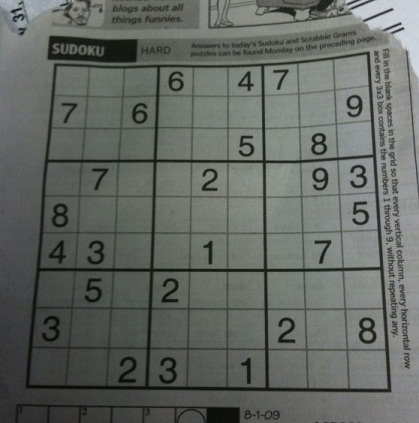
//> input picture ye.jpg, 419 x 423 px
$ ./main   (built with g++ and OpenCV 4)
//> lines starting //> are read from the running program, lines starting //| are printed output that depends on the picture; after the words box and inside, x2 and y2 are one past the last pixel; in counts of white or black regions, pixels touching at a corner belong together; pictures that were not available may be replaced by others from this repository, and a replacement may not be noted
#include "opencv2/imgproc/imgproc.hpp"
//#include "opencv2/imgcodecs.hpp"
#include "opencv2/highgui/highgui.hpp"
#include "opencv2/core/core_c.h"
#include "opencv2/core/core.hpp"
#include "opencv2/flann/miniflann.hpp"
#include "opencv2/imgproc/imgproc_c.h"
#include "opencv2/imgproc/imgproc.hpp"
#include "opencv2/video/video.hpp"
#include "opencv2/features2d/features2d.hpp"
#include "opencv2/objdetect/objdetect.hpp"
#include "opencv2/calib3d/calib3d.hpp"
#include "opencv2/ml/ml.hpp"
#include "opencv2/highgui/highgui_c.h"
#include "opencv2/highgui/highgui.hpp"

#include <stdlib.h>
#include <stdio.h>
#include "iostream"
#include "dirent.h"
using namespace cv;
using namespace std;

#include <stdio.h>

// UNASSIGNED is used for empty cells in sudoku
#define UNASSIGNED 0

// N is used for size of Sudoku grid. Size will be NxN
#define N 9


bool FindUnassignedLocation(int grid[N][N], int &row, int &col);

// Checks whether it will be legal to assign num to the given row,col
bool isSafe(int grid[N][N], int row, int col, int num);

//method for solving
bool SolveSudoku(int grid[N][N])
{
    int row, col;

    // If there is no unassigned location,sudoku is solved
    if (!FindUnassignedLocation(grid, row, col))
        return true;

    // numbers 1 to 9 will be tested
    for (int num = 1; num <= 9; num++)
    {

        if (isSafe(grid, row, col, num))
        {
            // make first possible legal  assignment
            grid[row][col] = num;


            if (SolveSudoku(grid))
                return true;


            grid[row][col] = UNASSIGNED;
        }
    }
    return false; // // this triggers backtracking.If no number satisfies the square this means we went wrong and it starts going back.
    // Though a genuine problem is if some num is wrong somewhere it starts filling the peviously filled square bby starting off with 1 again.Think!!!
}


bool FindUnassignedLocation(int grid[N][N], int &row, int &col)//here i have used call y ref s

{
    for (row = 0; row < N; row++)
        for (col = 0; col < N; col++)
            if (grid[row][col] == UNASSIGNED)
                return true;
    return false;
}

//checks whether the entry is in some row or column
bool UsedInRow(int grid[N][N], int row, int num)
{
    for (int col = 0; col < N; col++)
        if (grid[row][col] == num)
            return true;
    return false;
}


bool UsedInCol(int grid[N][N], int col, int num)
{
    for (int row = 0; row < N; row++)
        if (grid[row][col] == num)
            return true;
    return false;
}


bool UsedInBox(int grid[N][N], int boxStartRow, int boxStartCol, int num)
{
    for (int row = 0; row < 3; row++)
        for (int col = 0; col < 3; col++)
            if (grid[row+boxStartRow][col+boxStartCol] == num)
                return true;
    return false;
}
// whether it will be legal to assign num

bool isSafe(int grid[N][N], int row, int col, int num)
{
    /* Check if 'num' is not already placed in current row,
     current column and current 3x3 box */
    return !UsedInRow(grid, row, num) &&
    !UsedInCol(grid, col, num) &&
    !UsedInBox(grid, row - row%3 , col - col%3, num);
}


void printGrid(int grid[N][N])
{
    for (int row = 0; row < N; row++)
    {
        for (int col = 0; col < N; col++)
            printf("%2d", grid[row][col]);
        printf("\n");
    }
}


int main( int argc, char** argv )
{
    // Read original image
    Mat src = imread("ye.jpg",CV_LOAD_IMAGE_UNCHANGED);
//> src is the input picture: 423 rows x 419 cols, CV_8UC3; mean B, G, R 98.9, 103.6, 99.4

    // [121 lines of commented-out code are left out]

    Mat mat = imread("sudokuPart.jpg");
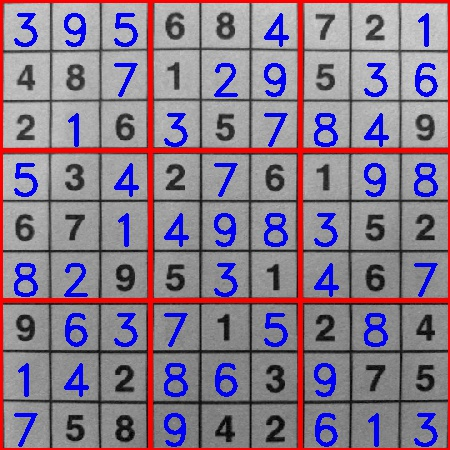
//> input picture sudoku2SOLVED.jpg, 450 x 450 px, given in place of sudokuPart.jpg, which was not available
//> mat is the input picture: 450 rows x 450 cols, CV_8UC3; mean B, G, R 138.4, 121.5, 137.2


    imshow("sudoku part",mat);

    Mat ch; Mat thresholded31;

    cvtColor(mat,ch,CV_BGR2GRAY);

    GaussianBlur(ch, ch, Size(11, 11), 0, 0);

    adaptiveThreshold(ch, thresholded31, 255, ADAPTIVE_THRESH_MEAN_C, THRESH_BINARY, 5, 2);
//> thresholded31: 450 rows x 450 cols, CV_8UC1; 70.6% white; 96 black regions (7 under 20 px), largest, box (x1, y1, x2, y2) and area: (0, 0, 450, 450) 35005, (264, 213, 288, 247) 430, (314, 113, 338, 147) 427
    bitwise_not(thresholded31, thresholded31);

    Mat kernel = (Mat_<uchar>(3,3) << 0,1,0,1,1,1,0,1,0);
    dilate(thresholded31, thresholded31, kernel,Point(-1,-1),1);
//> thresholded31: 450 rows x 450 cols, CV_8UC1; 41.6% white; 77 white regions (3 under 20 px), largest, box (x1, y1, x2, y2) and area: (0, 0, 450, 450) 53842, (263, 212, 289, 248) 597, (313, 112, 339, 148) 593

    erode(thresholded31,thresholded31,2);

    int p2=0;int p3=0;

    while(p3<450)
    {
        for( int i=p3;i<p3+10;i++)
        {
            for(int j=0;j<450;j++)
            {
                thresholded31.at<uchar>(j,i)=0;

            }
        }
        p3=p3+50;
    }
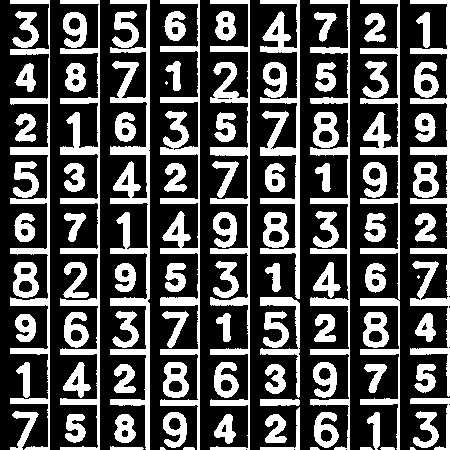
//> thresholded31: 450 rows x 450 cols, CV_8UC1; 32.6% white; 92 white regions (4 under 20 px), largest, box (x1, y1, x2, y2) and area: (110, 0, 150, 450) 4909, (160, 0, 200, 450) 4100, (210, 0, 250, 450) 3727
//> after the loop, p3 = 450

    while(p2<450)
    {
        for( int i=0;i<450;i++)
        {
            for(int j=p2;j<p2+10;j++)
            {
                thresholded31.at<uchar>(j,i)=0;

            }
        }
        p2=p2+50;
    }
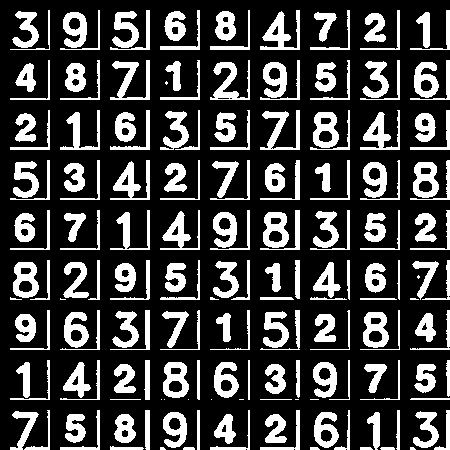
//> thresholded31: 450 rows x 450 cols, CV_8UC1; 24.9% white; 179 white regions (15 under 20 px), largest, box (x1, y1, x2, y2) and area: (260, 10, 300, 50) 697, (110, 160, 150, 200) 666, (360, 110, 400, 150) 649
//> after the loop, p2 = 450

    for(int i=440;i<450;i++)
    {
        for(int j=0;j<450;j++)
        {
            thresholded31.at<uchar>(j,i)=0;
        }
    }
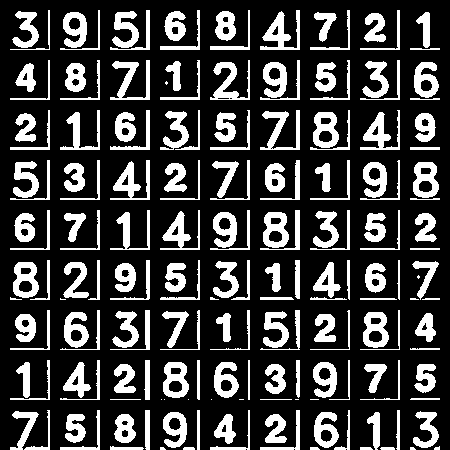
//> thresholded31: 450 rows x 450 cols, CV_8UC1; 24.2% white; 178 white regions (16 under 20 px), largest, box (x1, y1, x2, y2) and area: (260, 10, 300, 50) 697, (110, 160, 150, 200) 666, (360, 110, 400, 150) 649

    for(int i=0;i<450;i++)
    {
        for(int j=440;j<450;j++)
        {
            thresholded31.at<uchar>(j,i)=0;
        }
    }
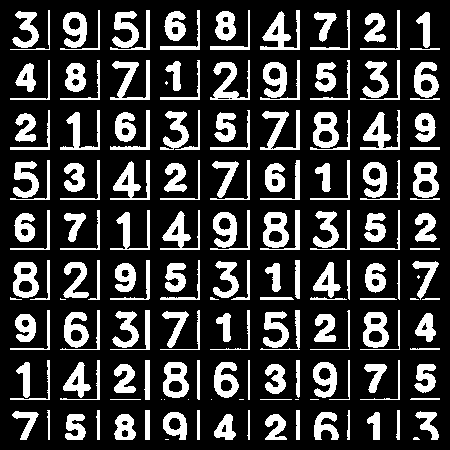
//> thresholded31: 450 rows x 450 cols, CV_8UC1; 23.4% white; 172 white regions (15 under 20 px), largest, box (x1, y1, x2, y2) and area: (260, 10, 300, 50) 697, (110, 160, 150, 200) 666, (360, 110, 400, 150) 649

    for(int i=0;i<450;i++)
    {
        for(int j=150;j<160;j++)
        {
            thresholded31.at<uchar>(j,i)=0;
        }

    }


    imshow("thresholded new",thresholded31);


    int num = 797;
    int size = 16 * 16;
    Mat trainData = Mat(Size(size, num), CV_32FC1);
    Mat responces = Mat(Size(1, num), CV_32FC1);

    int counter = 0;
    for(int i=0;i<=9;i++)
    {

        DIR *dir;
        struct dirent *ent;
        char pathToImages[]="digits3";
        char path[255];
        sprintf(path, "%s/%d", pathToImages, i);
        if ((dir = opendir(path)) != NULL)
        {
			//cout << "yeet";
            while ((ent = readdir (dir)) != NULL)
            {

                if (strcmp(ent->d_name, ".") != 0 && strcmp(ent->d_name, "..") != 0 )
                {

                    char text[255];
                    sprintf(text,"/%s",ent->d_name);
                    string digit(text);
                    digit=path+digit;


                    Mat mat=imread(digit,1);
					//imshow("mat", mat);


                    cvtColor(mat,mat,CV_BGR2GRAY);


                    threshold(mat , mat , 200, 255 ,THRESH_OTSU);


                    mat.convertTo(mat,CV_32FC1,1.0/255.0);


                    resize(mat, mat, Size(16,16 ),0,0,INTER_NEAREST);

                    mat.reshape(1,1);


                    for (int k=0; k<size; k++)
                    {
                        trainData.at<float>(counter*size+k) = mat.at<float>(k);
                    }
                    responces.at<float>(counter) = i;
                    counter++;

                }

            }

        }
        closedir(dir);
    }

    Ptr<ml::KNearest> knearest = ml::KNearest::create();
    knearest->train(trainData, ml::ROW_SAMPLE, responces);


    vector <Mat> small; vector <Mat> smallt;


    int m = 0, n = 0; Mat smallimage; Mat smallimage2;
    for (; m < 450; m = m + 50)
    {
        for (n = 0; n < 450; n = n + 50)
        {

            smallimage = Mat(thresholded31, cv::Rect(n, m, 50, 50));


            smallt.push_back(smallimage);
        }
    }
//> smallimage: 50 rows x 50 cols, CV_8UC1; 13.3% white; 2 white regions (1 under 20 px), largest, box (x1, y1, x2, y2) and area: (15, 11, 39, 40) 316
//> smallt[0]: 50 rows x 50 cols, CV_8UC1; 24.2% white; 2 white regions, box (x1, y1, x2, y2) and area: (12, 11, 39, 48) 483, (10, 10, 50, 50) 123
//> smallt[1]: 50 rows x 50 cols, CV_8UC1; 27.6% white; 2 white regions, box (x1, y1, x2, y2) and area: (13, 12, 37, 48) 551, (10, 10, 50, 50) 139
//> smallt[2]: 50 rows x 50 cols, CV_8UC1; 30.6% white; 2 white regions, box (x1, y1, x2, y2) and area: (12, 11, 39, 48) 535, (10, 10, 50, 50) 229
//> smallt[3]: 50 rows x 50 cols, CV_8UC1; 27.4% white; 2 white regions, box (x1, y1, x2, y2) and area: (14, 11, 36, 41) 435, (10, 10, 50, 50) 251
//> smallt[4]: 50 rows x 50 cols, CV_8UC1; 26.5% white; 2 white regions, box (x1, y1, x2, y2) and area: (15, 11, 36, 41) 435, (10, 10, 50, 50) 228
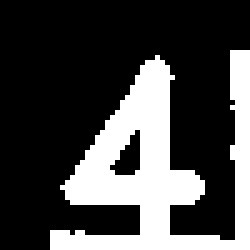
//> smallt[5]: 50 rows x 50 cols, CV_8UC1 (shown 5 times larger); 27.9% white; 1 white region, box (x1, y1, x2, y2) and area: (10, 10, 50, 50) 697
//> after the loop, m = 450


    int z[9][9];
    for(size_t i=0;i<smallt.size();i++)
    {


        Mat img123 =Mat(Size(size, 1), CV_32FC1);


        if(countNonZero(smallt[i])>200)
        {

            Mat thresholded32; Mat regionOfInterest; Mat img12;


            thresholded32=smallt[i].clone();

            vector < vector <Point> >contours2;

            findContours(thresholded32, contours2, CV_RETR_LIST, CV_CHAIN_APPROX_SIMPLE);

            Rect prevb; double areaprev = 0; double area2; int q;

            for (int j = 0; j < contours2.size(); j++)
            {


                Rect bnd = boundingRect(contours2[j]);

                area2 = bnd.height*bnd.width;

                if (area2 > areaprev)
                {
                    prevb = bnd;
                    areaprev = area2;

                    q = j;
                }
            }


            Rect rec = prevb;


            regionOfInterest = smallt[i](rec);

            resize(regionOfInterest, img12, Size(16,16),0,0,INTER_NEAREST);


            img12.convertTo(img12,CV_32FC1,1.0/255.0);
            img12.reshape(1,1);


            Mat output;
            if(countNonZero(img12)>50)
            {
                imshow("display",img12);
               // waitKey(0);
                for(int k=0;k<size;k++)
                {
                    img123.at<float>(k) = img12.at<float>(k);
                }

                Mat res;
                float p = knearest->findNearest(img123.reshape(1,1), 1, res);
                //float p=knearest.find_nearest(img123.reshape(1,1),1);


                z[i/9][i%9]=p;
            }
            else

                z[i/9][i%9]=0;
        }
        else z[i/9][i%9]=0;


    }
//> this loop made 81 passes
//> (area2, areaprev, q, rec) on passes 1 to 12: (1600, 1600, 1, Rect(10, 10, 40, 40)), (1600, 1600, 2, Rect(10, 10, 40, 40)), (1600, 1600, 1, Rect(10, 10, 40, 40)), (1600, 1600, 2, Rect(10, 10, 40, 40)), (1600, 1600, 3, Rect(10, 10, 40, 40)), (1600, 1600, 1, Rect(10, 10, 40, 40)), (1600, 1600, 1, Rect(10, 10, 40, 40)), (1600, 1600, 1, Rect(10, 10, 40, 40)), (504, 504, 1, Rect(16, 12, 14, 36)), (1600, 1600, 2, Rect(10, 10, 40, 40)), (1600, 1600, 3, Rect(10, 10, 40, 40)), (1600, 1600, 0, Rect(10, 10, 40, 40))
//> pass 3, `regionOfInterest = smallt[i](rec);`:
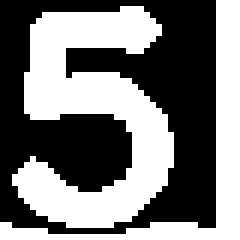
//> regionOfInterest: 40 rows x 40 cols, CV_8UC1 (shown 6 times larger); 47.8% white; 2 white regions, box (x1, y1, x2, y2) and area: (2, 1, 29, 38) 535, (0, 0, 40, 40) 229


    for(int i=0;i<9;i++)
    {
        for(int j=0;j<9;j++)
        {
            cout << z[i][j]<<" ";
        }
        cout<<endl;

    }


    int grid[N][N];

    for(int i=0;i<9;i++)
    {
        for(int j=0;j<9;j++)
        {
            grid[i][j]=z[i][j];
        }


    }


    if (SolveSudoku(grid) == true)
//> in SolveSudoku, `if (!FindUnassignedLocation(grid, row, col)) return true;`: row = 0
//> the loop in SolveSudoku, `for (int num = 1; num <= 9; num++)` made 1 pass
//> (row in SolveSudoku, col in SolveSudoku) on pass 1: (0, 1)
        printGrid(grid);
    else

        printf("please correct");


    waitKey(0);


    return 0;


}
